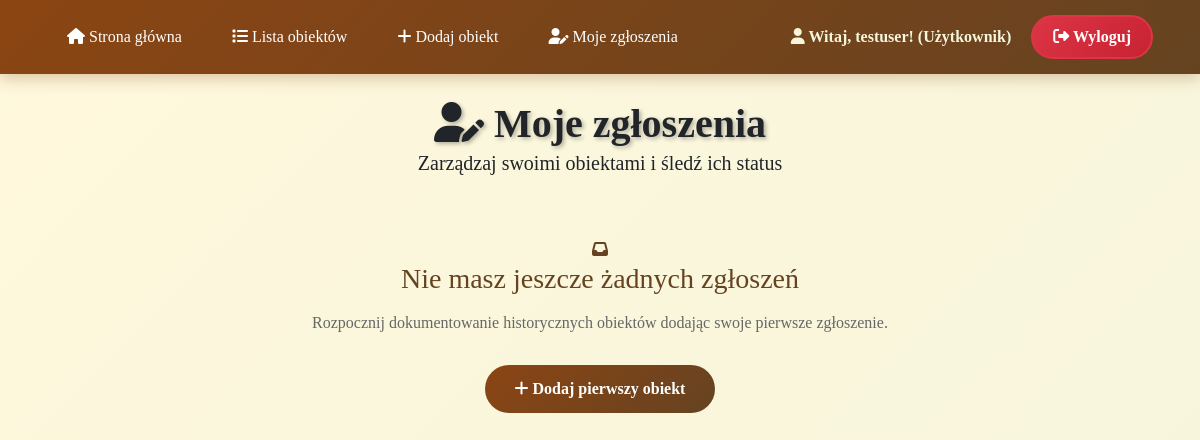
Page /moje-zgloszenia/ (signed in) on the earlier database version.
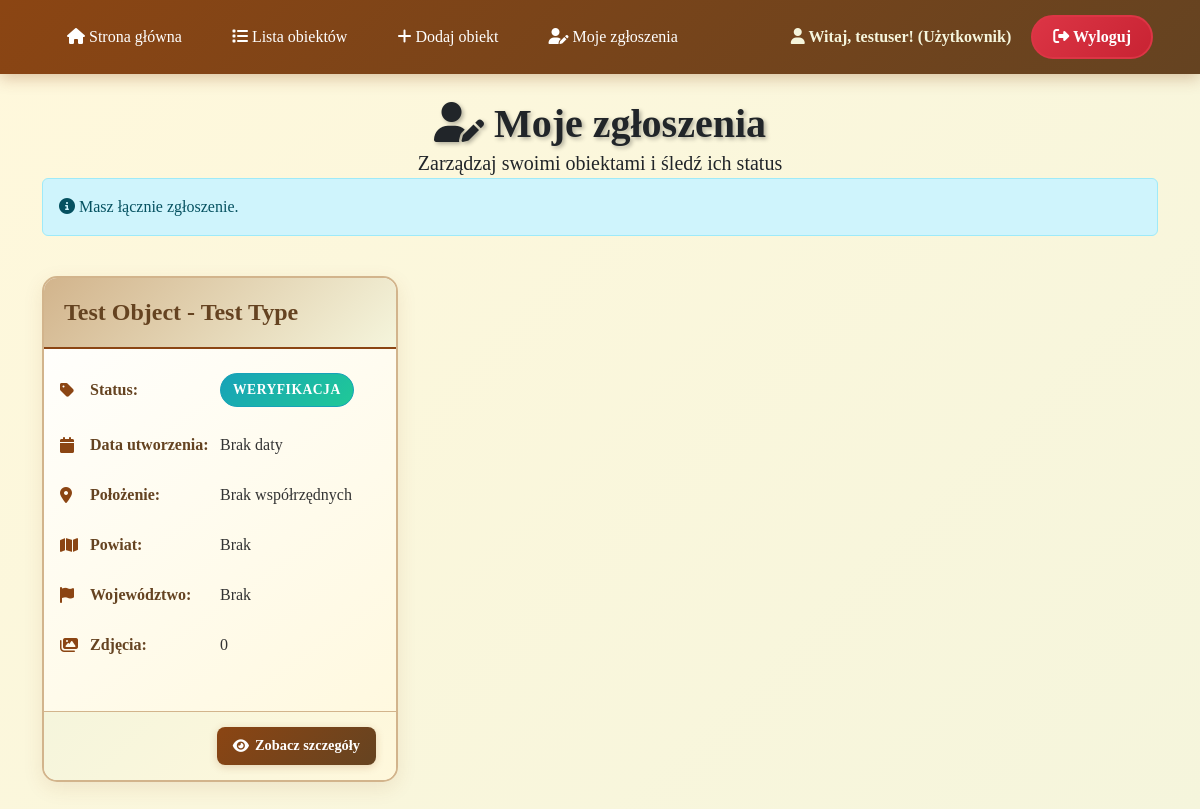
Same page on the later database version.
### aplikacja/models.py (models this page shows, shortened)
class Obiekt(models.Model):
    polozenie_szerokosc = models.FloatField(validators=[MinValueValidator(-90.0), MaxValueValidator(90.0)],null=True,blank=True)
    polozenie_dlugosc = models.FloatField(validators=[MinValueValidator(-180.0), MaxValueValidator(180.0)],null=True,blank=True)
    obiekt = models.CharField(max_length=100, blank=True,null=True)
    nazwa_geograficzna_polska = models.CharField(max_length=100)
    nazwa_geograficzna_obca = models.CharField(max_length=100, blank=True,null=True)
    wojewodztwo = models.CharField(max_length=50, blank=True,null=True)
    powiat = models.CharField(max_length=50, blank=True,null=True)
    lokalizacja = models.CharField(max_length=255, blank=True,null=True)
    typ_obiektu = models.CharField(max_length=100)
    material = models.CharField(max_length=100, blank=True,null=True)
    wysokosc = models.FloatField(blank=True, null=True, validators=[MinValueValidator(0.0)])
    szerokosc = models.FloatField(blank=True, null=True, validators=[MinValueValidator(0.0)])
    opis = models.TextField(max_length=10000, blank=True,null=True)
    inskrypcja = models.TextField(max_length=10000, blank=True,null=True)
    typ_pisma = models.CharField(max_length=100, blank=True,null=True)
    tlumaczenie = models.TextField(max_length=10000, blank=True,null=True)
    herby = models.TextField(max_length=10000, blank=True,null=True)
    genealogia = models.TextField(max_length=10000, blank=True,null=True)
    data_powstania_obiektu = models.CharField(max_length=50, blank=True,null=True)
    tom = models.CharField(max_length=50, blank=True,null=True)
    strona = models.IntegerField(validators=[MinValueValidator(0)],blank=True,null=True)
    bibliografia = models.TextField(max_length=10000, blank=True,null=True)
    odsylacze_do_zrodla = models.TextField(max_length=10000, blank=True,null=True)
    autorzy_wpisu = models.CharField(max_length=255, blank=True,null=True)
    data_wpisu = models.DateField(blank=True, null=True)
    korekta_nr_1_autor = models.CharField(max_length=255, blank=True,null=True)
    data_korekty_1 = models.DateField(blank=True, null=True)
    korekta_nr_2_autor = models.CharField(max_length=255, blank=True, null=True)
    data_korekty_2 = models.DateField(blank=True, null=True)
    imie_nazwisko_osoby_upamietnionej = models.CharField(max_length=255, blank=True,null=True)
    skan_3d = models.URLField(max_length=500, blank=True,null=True)
    STATUSY = [
        ('roboczy', 'Roboczy'),
        ('weryfikacja', 'Weryfikacja'),
        ('opublikowany', 'Opublikowany'),
        ('wycofany', 'Wycofany'),
    ]
    status = models.CharField(
        max_length=20,
        choices=STATUSY,
        default='roboczy',
        verbose_name='Status'
    )
    user = models.ForeignKey(
        User,
        on_delete=models.CASCADE,
        null=True,
        blank=True,
        verbose_name='Użytkownik',
        help_text='Użytkownik który utworzył to zgłoszenie'
    )
    class Meta:
        verbose_name = "Obiekt"
        verbose_name_plural = "Obiekty"
        indexes = [
            models.Index(fields=['wojewodztwo']),
            models.Index(fields=['powiat']),
            models.Index(fields=['typ_obiektu']),
            models.Index(fields=['lokalizacja']),
            models.Index(fields=['status']),
            models.Index(fields=['nazwa_geograficzna_polska']),
        ]

### aplikacja/views.py (the view)
# urls.py: path('moje-zgloszenia/', views.moje_zgloszenia, name='moje_zgloszenia'),
@login_required
def moje_zgloszenia(request):
    is_editor = request.user.groups.filter(name='Redaktor').exists()
    filter_form = StatusFilterForm(request.GET or None)
    if is_editor:
        obiekty = Obiekt.objects.all().prefetch_related('zdjecia')
        status_filter = request.GET.get('status', 'weryfikacja' if not request.GET else '')
        if status_filter:
            obiekty = obiekty.filter(status=status_filter)
        elif not request.GET:  # Default filter only on initial page load
            obiekty = obiekty.filter(status='weryfikacja')
    else:
        obiekty = Obiekt.objects.filter(user=request.user).prefetch_related('zdjecia')
        if filter_form.is_valid():
            status = filter_form.cleaned_data.get('status')
            if status:
                obiekty = obiekty.filter(status=status)
    obiekty = obiekty.order_by('-id')
    paginator = Paginator(obiekty, 12)
    page_number = request.GET.get('page')
    page_obj = paginator.get_page(page_number)
    context = {
        'obiekty': page_obj,
        'user': request.user,
        'is_editor': is_editor,
        'filter_form': filter_form,
        'current_status': request.GET.get('status', 'weryfikacja' if is_editor and not request.GET else ''),
        'page_obj': page_obj
    }
    return render(request, 'moje_zgloszenia.html', context)

### aplikacja/templatetags/permission_tags.py (called while the page is built)
@register.filter
def is_redaktor(user):
    if not user.is_authenticated:
        return False
    return user.groups.filter(name='Redaktor').exists()

@register.filter
def can_edit_obiekt(user, obiekt):
    if not user.is_authenticated:
        return False
    if user.groups.filter(name='Redaktor').exists():
        return True
    return obiekt.user == user and obiekt.status == 'roboczy'

@register.simple_tag
def user_role_display(user):
    if not user.is_authenticated:
        return "Gość"
    if user.groups.filter(name='Redaktor').exists():
        return "Redaktor"
    return "Użytkownik"

### aplikacja/templates/moje_zgloszenia.html (shortened to what the changed rows need)
{% extends 'base.html' %}
{% load permission_tags %}
{% block content %}
<div class="container">
    <div class="page-header text-center">
        <div class="container">
            <h1><i class="fas fa-user-edit"></i> {% if is_editor %}Zgłoszenia{% else %}Moje zgłoszenia{% endif %}</h1>
        </div>
    </div>
    {% if obiekty %}
        <div class="row">
            <div class="col-12 mb-4">
                <div class="alert alert-info">
                    <i class="fas fa-info-circle"></i>
                    {% if is_editor %}
                        Wyświetlanych jest <strong>{{ obiekty.count }}</strong> zgłoszenie{{ obiekty.count|pluralize:"nie,nia,ń" }}{% if current_status %} ze statusem <strong>{{ obiekty.first.get_status_display }}</strong>{% endif %}.
                    {% else %}
                        Masz łącznie <strong>{{ obiekty.count }}</strong> zgłoszenie{{ obiekty.count|pluralize:"nie,nia,ń" }}.
                    {% endif %}
                </div>
            </div>
        </div>
        <div class="row g-4">
            {% for obiekt in obiekty %}
                <div class="col-lg-6 col-xl-4">
                    <div class="obiekt-card card h-100">
                        <div class="card-header">
                            <h2>
                                <a href="{% url 'szczegoly_obiektu' obiekt.id %}">
                                    {{ obiekt.nazwa_geograficzna_polska }} - {{ obiekt.typ_obiektu }}
                                </a>
                            </h2>
                        </div>
                        <div class="card-body">
                            <div class="info-item">
                                <i class="fas fa-tag"></i>
                                <span class="info-label">Status:</span>
                                <span class="status-badge status-{{ obiekt.status }}">
                                    {{ obiekt.get_status_display }}
                                </span>
                            </div>
                            <div class="info-item">
                                <i class="fas fa-calendar"></i>
                                <span class="info-label">Data utworzenia:</span>
                                <span class="info-value">{{ obiekt.data_wpisu|default:"Brak daty" }}</span>
                            </div>
                            <div class="info-item">
                                <i class="fas fa-map-marker-alt"></i>
                                <span class="info-label">Położenie:</span>
                                <span class="info-value">
                                    {% if obiekt.polozenie_szerokosc and obiekt.polozenie_dlugosc %}
                                        {{ obiekt.polozenie_szerokosc|floatformat:6 }}, {{ obiekt.polozenie_dlugosc|floatformat:6 }}
                                    {% else %}
                                        Brak współrzędnych
                                    {% endif %}
                                </span>
                            </div>
                            <div class="info-item">
                                <i class="fas fa-map"></i>
                                <span class="info-label">Powiat:</span>
                                <span class="info-value">{{ obiekt.powiat|default:"Brak" }}</span>
                            </div>
                            <div class="info-item">
                                <i class="fas fa-flag"></i>
                                <span class="info-label">Województwo:</span>
                                <span class="info-value">{{ obiekt.wojewodztwo|default:"Brak" }}</span>
                            </div>
                            <div class="info-item">
                                <i class="fas fa-images"></i>
                                <span class="info-label">Zdjęcia:</span>
                                <span class="info-value">{{ obiekt.zdjecia.count }}</span>
                            </div>
                        </div>
                        <div class="card-actions">
                            <a href="{% url 'szczegoly_obiektu' obiekt.id %}" class="btn btn-view">
                                <i class="fas fa-eye"></i> Zobacz szczegóły
                            </a>
                        </div>
                    </div>
                </div>
            {% endfor %}
        </div>
    {% else %}
        <div class="no-objects">
            <i class="fas fa-inbox"></i>
            <h3>Nie masz jeszcze żadnych zgłoszeń</h3>
            <p>Rozpocznij dokumentowanie historycznych obiektów dodając swoje pierwsze zgłoszenie.</p>
            <a href="{% url 'formularz' %}" class="btn-add-object">
                <i class="fas fa-plus"></i>
                Dodaj pierwszy obiekt
            </a>
        </div>
    {% endif %}
</div>
{% endblock %}

Differences in the rows shown:
added Obiekt: nazwa_geograficzna_polska "Test Object", typ_obiektu "Test Type", status "WERYFIKACJA", data_wpisu "Brak daty", shows "Brak współrzędnych", powiat "Brak", wojewodztwo "Brak", zdjecia.count "0"
Other differences:
text no longer shown: "Nie masz jeszcze żadnych zgłoszeń Rozpocznij dokumentowanie historycznych obiektów dodając swoje pierwsze zgłoszenie. Dodaj pierwszy obiekt"
text now shown: "Masz łącznie zgłoszenie ."
